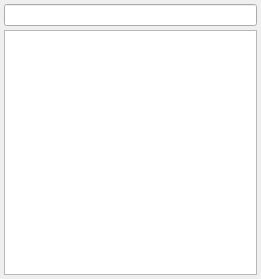
<?xml version="1.0" encoding="UTF-8"?>
<ui version="4.0">
 <class>ProjectHierarchyWidget</class>
 <widget class="QWidget" name="ProjectHierarchyWidget">
  <property name="geometry">
   <rect>
    <x>0</x>
    <y>0</y>
    <width>261</width>
    <height>279</height>
   </rect>
  </property>
  <property name="windowTitle">
   <string>Form</string>
  </property>
  <layout class="QVBoxLayout" name="verticalLayout">
   <property name="spacing">
    <number>4</number>
   </property>
   <property name="leftMargin">
    <number>4</number>
   </property>
   <property name="topMargin">
    <number>4</number>
   </property>
   <property name="rightMargin">
    <number>4</number>
   </property>
   <property name="bottomMargin">
    <number>4</number>
   </property>
   <item>
    <layout class="QHBoxLayout" name="horizontalLayout">
     <property name="spacing">
      <number>2</number>
     </property>
     <item>
      <widget class="QLineEdit" name="lineEditFilter">
       <property name="clearButtonEnabled">
        <bool>true</bool>
       </property>
      </widget>
     </item>
    </layout>
   </item>
   <item>
    <widget class="QTreeView" name="treeViewProjectHierarchy">
     <property name="contextMenuPolicy">
      <enum>Qt::CustomContextMenu</enum>
     </property>
     <property name="editTriggers">
      <set>QAbstractItemView::NoEditTriggers</set>
     </property>
    </widget>
   </item>
  </layout>
  <action name="actionObjectProperties">
   <property name="text">
    <string>Свойства имиджа...</string>
   </property>
  </action>
  <action name="actionEditSchema">
   <property name="text">
    <string>Редактировать схему</string>
   </property>
  </action>
  <action name="actionEditSourceCode">
   <property name="text">
    <string>Редактировать код</string>
   </property>
   <property name="toolTip">
    <string>Редактировать код</string>
   </property>
  </action>
  <action name="actionEditImage">
   <property name="text">
    <string>Редактировать изображение</string>
   </property>
  </action>
  <action name="actionShowOnSchema">
   <property name="text">
    <string>Показать на схеме</string>
   </property>
  </action>
 </widget>
 <resources/>
 <connections/>
</ui>
